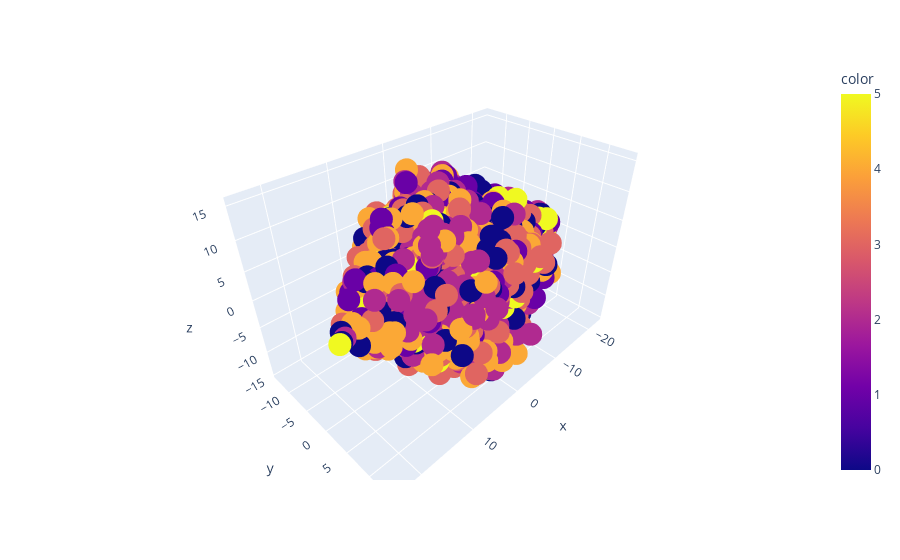

The code cell stored with this chart in its notebook:
### Markdown cell above
Just for fun, lets try to visualize a PCA in 3 dimentions to see if there's any obvious trends we can find.

### Code cell
pca3 = PCA(n_components=3)
pcaprep = np.reshape(reduced_train, (len(reduced_train),(len(reduced_train[0])*len(reduced_train[0,0]))))
pca3D = pca3.fit_transform(pcaprep)
fig = px.scatter_3d(x=pca3D[:,0], y=pca3D[:,1], z=pca3D[:,2], color=y_train)
fig.show()

### Figure 1 — Plotly figure (JSON) as saved in the notebook; plotly's stock layout.template omitted (floating-point values rounded to 4 significant figures; data arrays with more than 128 entries replaced by an {"elided": "..."} marker saying what was removed)
{"data": [{"hovertemplate": "x=%{x}<br>y=%{y}<br>z=%{z}<br>color=%{marker.color}<extra></extra>", "legendgroup": "", "marker": {"color": {"elided": "28273 int values"}, "coloraxis": "coloraxis", "symbol": "circle"}, "mode": "markers", "name": "", "scene": "scene", "showlegend": false, "type": "scatter3d", "x": {"elided": "28273 float values"}, "y": {"elided": "28273 float values"}, "z": {"elided": "28273 float values"}}], "layout": {"coloraxis": {"colorbar": {"title": {"text": "color"}}, "colorscale": [[0, "#0d0887"], [0.1111, "#46039f"], [0.2222, "#7201a8"], [0.3333, "#9c179e"], [0.4444, "#bd3786"], [0.5556, "#d8576b"], [0.6667, "#ed7953"], [0.7778, "#fb9f3a"], [0.8889, "#fdca26"], [1, "#f0f921"]]}, "legend": {"tracegroupgap": 0}, "margin": {"t": 60}, "scene": {"domain": {"x": [0, 1], "y": [0, 1]}, "xaxis": {"title": {"text": "x"}}, "yaxis": {"title": {"text": "y"}}, "zaxis": {"title": {"text": "z"}}}}}
